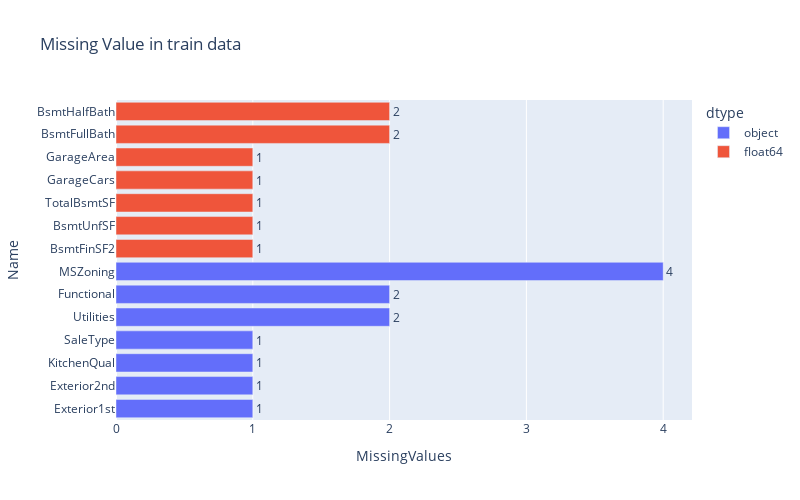

The notebook cell saved with this chart:
### Code cell
figTest = px.bar(data_frame = missingValTest.sort_values(by = 'MissingValues'), x = 'MissingValues', y = 'Name', color = 'dtype', text = 'MissingValues', height = 500, width = 800, title = 'Missing Value in train data')
figTest.update_traces(textposition = 'outside')
figTest.show()

### Figure 1 — Plotly figure (JSON) as saved in the notebook; plotly's stock layout.template omitted (floating-point values rounded to 4 significant figures)
{"data": [{"alignmentgroup": "True", "hovertemplate": "dtype=object<br>MissingValues=%{text}<br>Name=%{y}<extra></extra>", "legendgroup": "object", "marker": {"color": "#636efa", "pattern": {"shape": ""}}, "name": "object", "offsetgroup": "object", "orientation": "h", "showlegend": true, "text": [1, 1, 1, 1, 2, 2, 4], "textposition": "outside", "type": "bar", "x": [1, 1, 1, 1, 2, 2, 4], "xaxis": "x", "y": ["Exterior1st", "Exterior2nd", "KitchenQual", "SaleType", "Utilities", "Functional", "MSZoning"], "yaxis": "y"}, {"alignmentgroup": "True", "hovertemplate": "dtype=float64<br>MissingValues=%{text}<br>Name=%{y}<extra></extra>", "legendgroup": "float64", "marker": {"color": "#EF553B", "pattern": {"shape": ""}}, "name": "float64", "offsetgroup": "float64", "orientation": "h", "showlegend": true, "text": [1, 1, 1, 1, 1, 2, 2], "textposition": "outside", "type": "bar", "x": [1, 1, 1, 1, 1, 2, 2], "xaxis": "x", "y": ["BsmtFinSF2", "BsmtUnfSF", "TotalBsmtSF", "GarageCars", "GarageArea", "BsmtFullBath", "BsmtHalfBath"], "yaxis": "y"}], "layout": {"barmode": "relative", "height": 500, "legend": {"title": {"text": "dtype"}, "tracegroupgap": 0}, "title": {"text": "Missing Value in train data"}, "width": 800, "xaxis": {"anchor": "y", "domain": [0, 1], "title": {"text": "MissingValues"}}, "yaxis": {"anchor": "x", "domain": [0, 1], "title": {"text": "Name"}}}}
